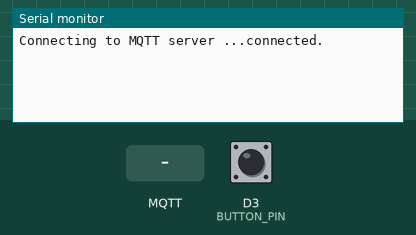
This sketch was run on a simulated ESP8266 (Wemos D1 mini). Parts: the last lines printed to the serial monitor. The test bench sets the inputs (shaded band); at power-on: D3 (BUTTON_PIN) LOW. WiFi joins after 1.5 s; servers stay silent unless stated; no MQTT or app messages arrive unless stated; not simulated (calls return 0 or success): secrets.h.

Above: at 2.7 s.
2.8 s: MQTT message "5" arrives on the first subscribed topic
At 3.8 s:
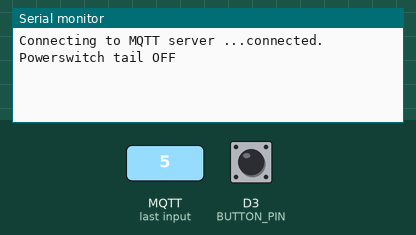
4.3 s: MQTT message "1" arrives on the first subscribed topic
At 4.9 s:
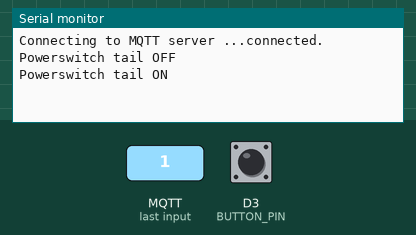

Measured:
- after the input at 2.8 s, the serial monitor: prints a new line at once (image 1)
- after the input at 4.3 s, the serial monitor: prints a new line at once (image 2)

The sketch:

light-switch-remote-control.ino
```cpp
/*
 * Author:  Alexan Mardigian
 *
 * This sketch will switch a Powerswitch Tail 2 either on or off, via MQTT
 * publication, using a simple push button switch.
 *
 *
 * This sketch was created for the Wemos D1 Mini, but it can be modified
 * to run on other ESP8266 boards.  After uploading the code to the Wemos D1 Mini,
 * wire the D3 pin to one pin of your push button switch.  Then wire GND on the Wemos
 * D1 mini to the other pin of your push button switch.
 *
 * NOTE:  You will need to enter the details of your MQTT server in
 *        secrets.h, before you compile and upload to your board.
 */

#include <ESP8266WiFi.h>
#include <PubSubClient.h>
#include <WiFiManager.h>
#include "secrets.h"

#define ENABLE_SSL

const int BUTTON_PIN = D3;
const int BAUD_SPEED = 115200;
const char* OFF = "0";
const char* ON = "1";

#ifdef ENABLE_SSL
  const int MQTT_PORT = 8883;

  X509List caCertX509(caCert);
  WiFiClientSecure espClient;
#else
  const int MQTT_PORT = 1883;
  WiFiClient espClient;
#endif

int button_state = 0;
int lampState = LOW;
int prevButtonState = 0;   // The previous state of the button.

const long DEBOUNCE = 200;   // The debounce time, in milliseconds.
long toggleTime = 0;   // The last time the output pin was toggled.

PubSubClient client(espClient);

void connect_to_mqtt_server();
void callback(char* topic, byte* payload, unsigned int length);

void setup()
{
  Serial.begin(BAUD_SPEED);
  delay(10);

  pinMode(BUTTON_PIN, INPUT);

  WiFiManager wifiManager;
  wifiManager.autoConnect("Light-switch-remote-AP");

#ifdef ENABLE_SSL
  // Configure secure client connection.
  espClient.setTrustAnchors(&caCertX509);         // Load CA cert into trust store.
  espClient.allowSelfSignedCerts();               // Enable self-signed cert support.
  espClient.setFingerprint(mqttCertFingerprint);  // Load SHA1 mqtt broker cert fingerprint for connection validation.
#endif

  // Connect to the MQTT server.
  client.setServer(MQTT_SERVER_IP, MQTT_PORT);
  client.setCallback(callback);

  connect_to_mqtt_server();
}

void loop()
{
  if (!client.connected()) {
    connect_to_mqtt_server();
  }

  client.loop();

  button_state = digitalRead(BUTTON_PIN);

  if (button_state != prevButtonState && millis() - toggleTime > DEBOUNCE) {
    if (lampState == LOW) {
      client.publish(MQTT_TOPIC, ON);
    } else {
      client.publish(MQTT_TOPIC, OFF);
    }

    toggleTime = millis();
  }

  prevButtonState = button_state;
}

void connect_to_mqtt_server()
{
  Serial.print("Connecting to MQTT server ");
  Serial.print(MQTT_SERVER_IP);
  Serial.print("..");

  while (!client.connected()) {
    Serial.print(".");

    if (client.connect(MQTT_CLIENT_NAME, MQTT_USER, MQTT_PASSWORD)) {
      Serial.println("connected.");
    } else {
      Serial.print("failed with state ");
      Serial.println(client.state());
      delay(2000);
    }
  }

  client.publish(MQTT_TOPIC, "Hello from Wemos D1 Mini Powerswitch Tail Button1");
  client.subscribe(MQTT_TOPIC);
}

void callback(char* topic, byte* payload, unsigned int length)
{
  lampState = *payload - 48;  // Convert ASCII data to an integer (either 1 or 0).

  if (strcmp(topic, MQTT_TOPIC) == LOW) {
    if (lampState == HIGH) {
      Serial.println("Powerswitch tail ON");
    } else {
      Serial.println("Powerswitch tail OFF");
    }
  }
}
```
